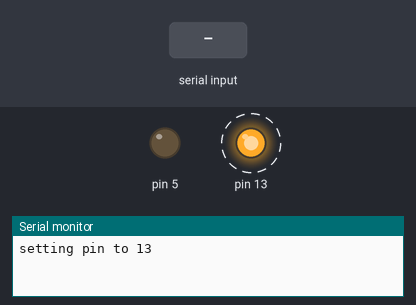
The sketch below on a simulated Arduino Uno, built with avr-gcc and run on an emulated ATmega328P. Shown: output pins drawn as LEDs (lit = HIGH), the last lines printed to the serial monitor. Dashed ring = blinking. Inputs (shaded band) come from the test bench.

Above: at 0.75 s.
1.3 s: "5\n" received over Serial
At 1.95 s:
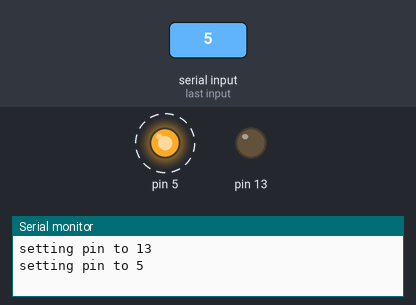
4.3 s: "90,45\n" received over Serial
At 5.9 s:
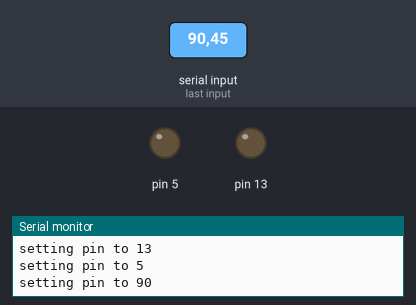
Timing chart, 0 to 7.4 s (numbered marks = the images above; inputs shaded):
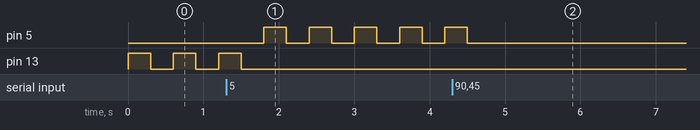

Measured:
- after the input at 1.3 s, pin 5: alternates HIGH for 0.30 s and LOW for 0.30 s, starting after 0.50 s; pin 13: goes on until 1.5 s, then stays LOW
- after the input at 4.3 s, pin 5: goes on until 4.5 s, then stays LOW
- by itself, pin 13: alternates HIGH for 0.30 s and LOW for 0.30 s

The sketch:

PinTester.ino
```cpp
int current_pin;

void setup() {
  Serial.begin(9600);
  setPin(13);
}

void loop() {
  if(Serial.available()) {
    int pin = Serial.parseInt();
    setPin(pin);
    while(Serial.available()) {
      Serial.read();
    }
  }
  digitalWrite(current_pin, HIGH);
  delay(300);
  digitalWrite(current_pin, LOW);
  delay(300);
}

void setPin(int new_pin) {
  Serial.println(String("setting pin to ") + new_pin);
  digitalWrite(current_pin, LOW);
  current_pin = new_pin;
  pinMode(current_pin, OUTPUT);
}
```
